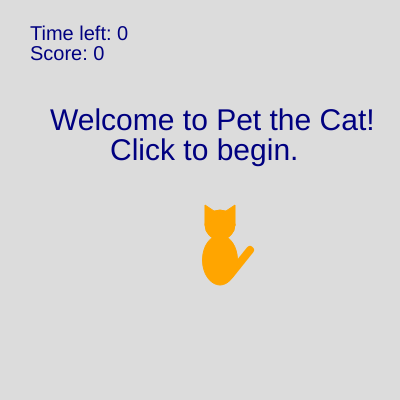
Frame 1 (no input)
Frame 60 (no input): identical to frame 1, image omitted
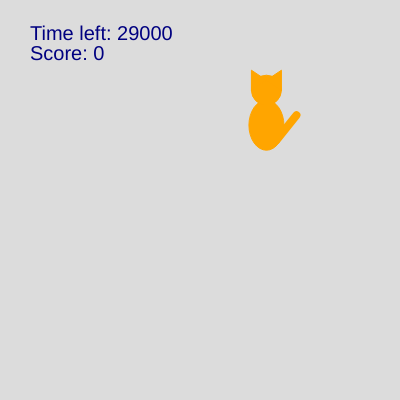
Frame 120 (the mouse pressed at the canvas centre since frame 60)

The p5.js sketch that drew these frames (run headless with seeded random() and noise() and a simulated clock; from frame 60 on, the mouse is pressed at the canvas centre):

// p5.js sketch
// ── sketch.js
function setup() {
  createCanvas(400, 400);
}

let running = false;
let score = 0;
let catX = 200;
let catY = 200;
const startingMoveTime = 3 * 1000;
let moveTime = startingMoveTime;
let timeLastMoved = 0;
let startTime = 0;
let gameTime = 30 * 1000;

function drawCat() {
  // cat is approx 55 by 85
  push();
  translate(catX - 80, catY - 40);
  fill('orange');
  stroke('orange');
  strokeWeight(8);
  line(110, 115, 130, 90);
  strokeWeight(1);
  ellipse(100, 100, 35, 50);
  ellipse(100, 65, 30);
  triangle(85, 65, 85, 45, 100, 55);
  triangle(115, 65, 115, 45, 100, 55);
  pop();
}

function startGame() {
  print('Starting game');
  moveTime = startingMoveTime;
  startTime = millis();
  score = 0;
  running = true;
  moveCat();
}

function stopGame() {
  print('Stopping Game');
  running = false;
}

function moveCat() {
  catX = random(0, width - 55);
  catY = random(0, height - 85);
  timeLastMoved = millis();
}

function mousePressed() {
  if (running === false) {
    startGame();
  }
  if (mouseX >= catX && mouseX <= catX + 55 &&
    mouseY >= catY && mouseY <= catY + 85 &&
    running === true) {
    score++;
    moveCat();
    moveTime *= 0.9; // speed up factor
    print("Setting move time to " + moveTime);
  }
}

function draw() {
  background(220);

  let timeElapsed = millis() - startTime;
  let timeString = 'Time left: ';

  if (running === false && startTime == 0) {
    textSize(30);
    fill("navy");
    text("Welcome to Pet the Cat!", 50, 130);
    text("Click to begin.", 110, 160);
  }

  if (running === false && startTime > 0) {
    textSize(30);
    text("Click to play again", 90, 130);
  }

  if (running === true) {
    timeString = timeString + (round(gameTime - timeElapsed));
  } else {
    timeString = timeString + '0';
  }
  textSize(20);
  text(timeString, 30, 40);
  text('Score: ' + score, 30, 60);

  if (running === true) {
    if (gameTime - timeElapsed <= 0) {
      stopGame();
    }
    if (millis() - timeLastMoved >= moveTime) {
      moveCat();
    }
  }
  drawCat();
}
